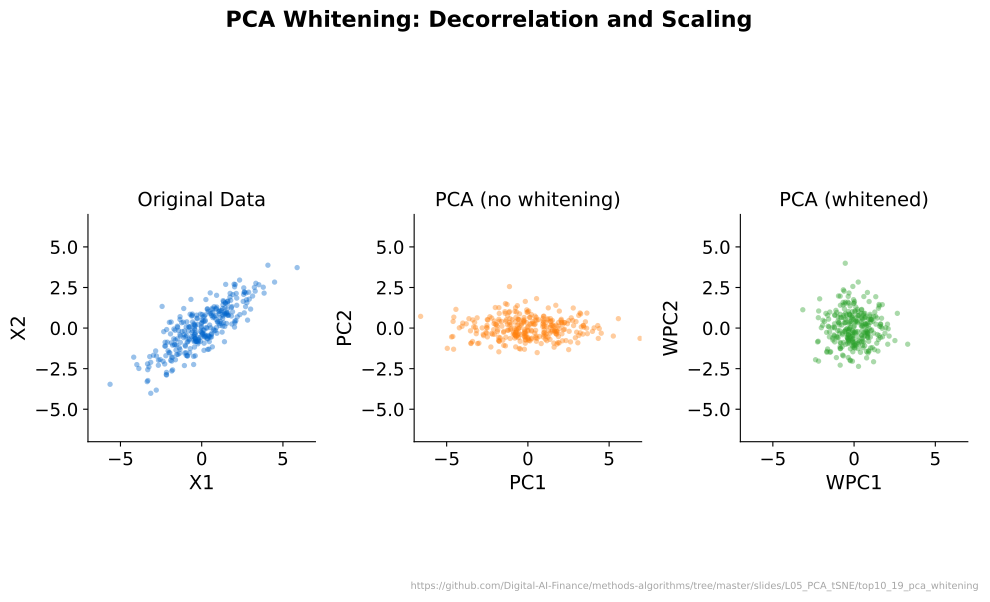

The Python source for this figure:
"""PCA Whitening - 1x3 subplot showing original, PCA, and whitened PCA transforms."""
import matplotlib.pyplot as plt
import numpy as np
from pathlib import Path
from sklearn.decomposition import PCA

CHART_METADATA = {
    "title": "PCA Whitening: Decorrelation and Scaling",
    "description": "Three-panel comparison of original, PCA-transformed, and whitened data",
    "url": "https://github.com/Digital-AI-Finance/methods-algorithms/tree/master/slides/L05_PCA_tSNE/top10_19_pca_whitening"
}

plt.rcParams.update({
    'font.size': 14, 'axes.labelsize': 14, 'axes.titlesize': 16,
    'xtick.labelsize': 13, 'ytick.labelsize': 13, 'legend.fontsize': 13,
    'figure.figsize': (10, 6), 'figure.dpi': 150,
    'axes.spines.top': False, 'axes.spines.right': False,
})

MLPURPLE = '#3333B2'
MLBLUE = '#0066CC'
MLORANGE = '#FF7F0E'
MLGREEN = '#2CA02C'
MLRED = '#D62728'

np.random.seed(42)
X = np.random.multivariate_normal([0, 0], [[3, 2], [2, 2]], 300)

pca_no_whiten = PCA(n_components=2, whiten=False, random_state=42)
X_pca = pca_no_whiten.fit_transform(X)

pca_whiten = PCA(n_components=2, whiten=True, random_state=42)
X_white = pca_whiten.fit_transform(X)

lim = 7
fig, axes = plt.subplots(1, 3, figsize=(10, 6))

axes[0].scatter(X[:, 0], X[:, 1], c=MLBLUE, alpha=0.4, s=15, edgecolors='none')
axes[0].set_title('Original Data', fontsize=14)
axes[0].set_aspect('equal')
axes[0].set_xlim(-lim, lim)
axes[0].set_ylim(-lim, lim)
axes[0].set_xlabel('X1')
axes[0].set_ylabel('X2')

axes[1].scatter(X_pca[:, 0], X_pca[:, 1], c=MLORANGE, alpha=0.4, s=15, edgecolors='none')
axes[1].set_title('PCA (no whitening)', fontsize=14)
axes[1].set_aspect('equal')
axes[1].set_xlim(-lim, lim)
axes[1].set_ylim(-lim, lim)
axes[1].set_xlabel('PC1')
axes[1].set_ylabel('PC2')

axes[2].scatter(X_white[:, 0], X_white[:, 1], c=MLGREEN, alpha=0.4, s=15, edgecolors='none')
axes[2].set_title('PCA (whitened)', fontsize=14)
axes[2].set_aspect('equal')
axes[2].set_xlim(-lim, lim)
axes[2].set_ylim(-lim, lim)
axes[2].set_xlabel('WPC1')
axes[2].set_ylabel('WPC2')

fig.suptitle('PCA Whitening: Decorrelation and Scaling', fontsize=16, fontweight='bold', y=0.98)

plt.figtext(0.99, 0.01, CHART_METADATA['url'],
            fontsize=7, color='gray', ha='right', va='bottom', alpha=0.7)
plt.tight_layout(rect=[0, 0.02, 1, 0.95])
plt.savefig(Path(__file__).parent / 'chart.pdf', dpi=300, bbox_inches='tight')
plt.close()
print("Chart saved: top10_19_pca_whitening/chart.pdf")
